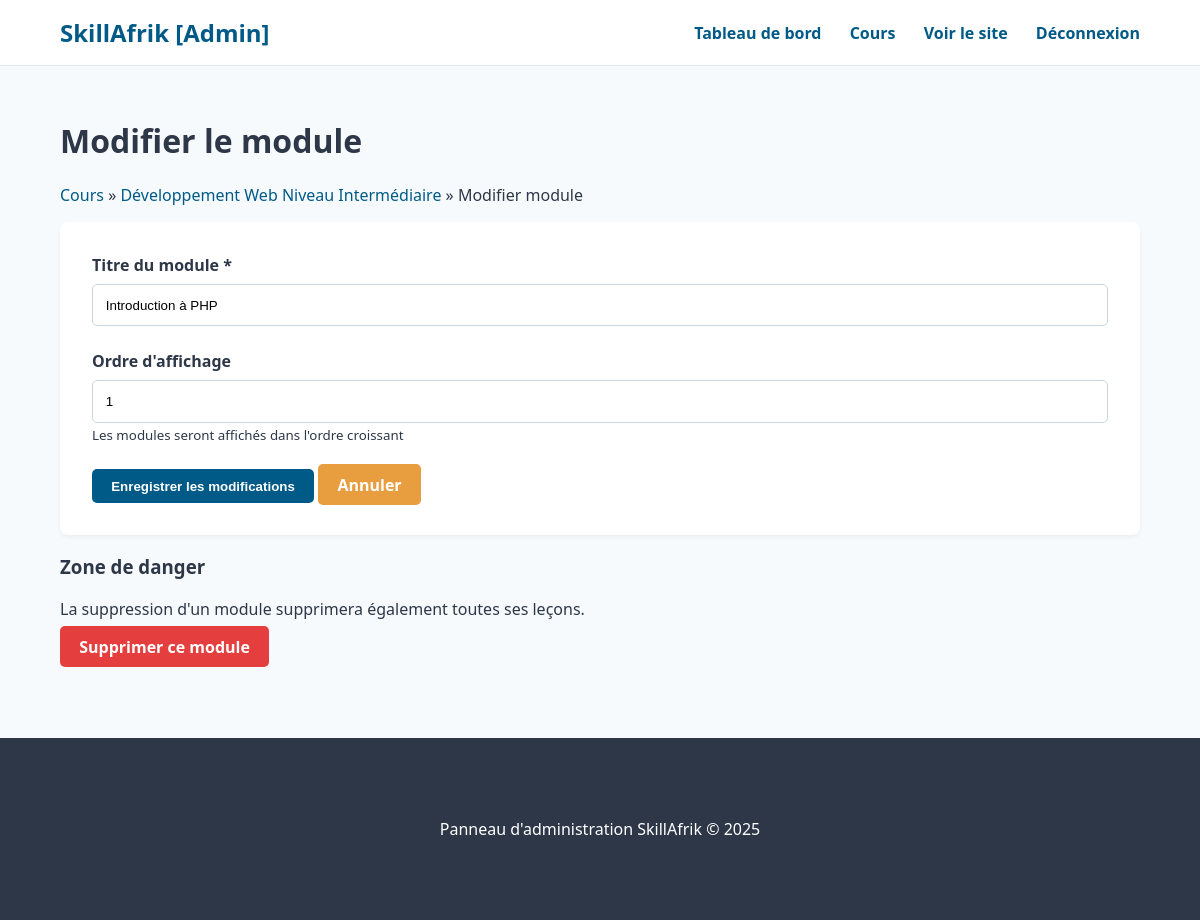
Screenshot of /admin/modules/edit.php?id=1 (signed in) with the database file from the repository.
### tables this page shows
CREATE TABLE modules (
    id INT AUTO_INCREMENT PRIMARY KEY,
    course_id INT NOT NULL,
    title VARCHAR(255) NOT NULL,
    `order` INT DEFAULT 0,
    INDEX idx_course (course_id),
    INDEX idx_order (course_id, `order`),
    FOREIGN KEY (course_id) REFERENCES courses(id) ON DELETE CASCADE
);

CREATE TABLE courses (
    id INT AUTO_INCREMENT PRIMARY KEY,
    title VARCHAR(255) NOT NULL,
    description TEXT NOT NULL,
    category_id INT,
    difficulty_level_id INT,
    image_url VARCHAR(255),
    duration_hours INT,
    is_published TINYINT(1) DEFAULT 1,
    created_by INT NOT NULL,
    created_at TIMESTAMP DEFAULT CURRENT_TIMESTAMP,
    updated_at TIMESTAMP DEFAULT CURRENT_TIMESTAMP ON UPDATE CURRENT_TIMESTAMP,
    INDEX idx_title (title),
    INDEX idx_created_by (created_by),
    INDEX idx_category (category_id),
    INDEX idx_difficulty (difficulty_level_id),
    FOREIGN KEY (created_by) REFERENCES users(id) ON DELETE CASCADE,
    FOREIGN KEY (category_id) REFERENCES categories(id) ON DELETE SET NULL,
    FOREIGN KEY (difficulty_level_id) REFERENCES difficulty_levels(id) ON DELETE SET NULL
);

### admin/modules/edit.php (the view, shortened to what this page needs)
<?php
$module_id = (int)$_GET['id'];
$conn = db_connect();
$stmt = $conn->prepare('SELECT m.*, c.title as course_title, c.id as course_id
                        FROM modules m
                        JOIN courses c ON m.course_id = c.id
                        WHERE m.id = ?');
$stmt->bind_param('i', $module_id);
$stmt->execute();
$result = $stmt->get_result();
$module = $result->fetch_assoc();
include '../partials/header.php';
?>
<div class="container">
    <h1>Modifier le module</h1>
    <p class="breadcrumb">
        <a href="../courses/index.php">Cours</a> &raquo;
        <a href="../courses/content.php?course_id=<?php echo $module['course_id']; ?>"><?php echo htmlspecialchars($module['course_title']); ?></a> &raquo;
        Modifier module
    </p>
    <form action="" method="POST" class="admin-form">
        <div class="form-group">
            <label for="title">Titre du module *</label>
            <input type="text" id="title" name="title" required
                   value="<?php echo htmlspecialchars($module['title']); ?>">
        </div>
        <div class="form-group">
            <label for="order">Ordre d'affichage</label>
            <input type="number" id="order" name="order"
                   value="<?php echo htmlspecialchars($module['order']); ?>" min="0">
            <small>Les modules seront affichés dans l'ordre croissant</small>
        </div>
        <div class="form-actions">
            <button type="submit" class="btn-primary">Enregistrer les modifications</button>
            <a href="../courses/content.php?course_id=<?php echo $module['course_id']; ?>" class="btn-secondary">Annuler</a>
        </div>
    </form>
    <div class="danger-zone">
        <h3>Zone de danger</h3>
        <p>La suppression d'un module supprimera également toutes ses leçons.</p>
        <a href="delete.php?id=<?php echo $module_id; ?>"
           class="btn-danger"
           onclick="return confirm('Êtes-vous sûr de vouloir supprimer ce module et toutes ses leçons ?');">
            Supprimer ce module
        </a>
    </div>
</div>
<?php include '../partials/footer.php'; ?>

### public/css/style.css (style rules this page uses)
:root { --primary-color: #005A87; --secondary-color: #E89D3E; --success-color: #6A9F42; --dark-grey: #4A5568; --light-grey: #F7FAFC; --text-color: #2D3748; --font-family: 'Segoe UI', Tahoma, Geneva, Verdana, sans-serif; }
body { font-family: var(--font-family); color: var(--text-color); margin: 0; background-color: var(--light-grey); }
a { color: var(--primary-color); text-decoration: none; }
.container { width: 90%; max-width: 1200px; margin: 0 auto; padding: 2rem 0; }
.form-group { margin-bottom: 1.5rem; }
.form-group label { display: block; margin-bottom: 0.5rem; font-weight: 600; }
.form-group input { width: 100%; padding: 0.8rem; border: 1px solid #CBD5E0; border-radius: 5px; box-sizing: border-box; }
.btn-primary, .btn-secondary, .btn-danger { padding: 0.6rem 1.2rem; border-radius: 5px; color: #fff; text-decoration: none; font-weight: bold; border: none; cursor: pointer; }
.btn-primary { background-color: var(--primary-color); }
.btn-secondary { background-color: var(--secondary-color); }
.btn-danger { background-color: #E53E3E; }
.admin-form { background-color: #fff; padding: 2rem; border-radius: 8px; box-shadow: 0 2px 4px rgba(0,0,0,0.05); }
.admin-form .form-group { margin-bottom: 1.5rem; }
.admin-form label { display: block; margin-bottom: 0.5rem; font-weight: 600; }
.admin-form input[type="text"], .admin-form textarea { width: 100%; padding: 0.8rem; border: 1px solid #CBD5E0; border-radius: 5px; box-sizing: border-box; }

### rows the page displays
modules: course.title "Développement Web Niveau Intermédiaire", title "Introduction à PHP", order "1"
